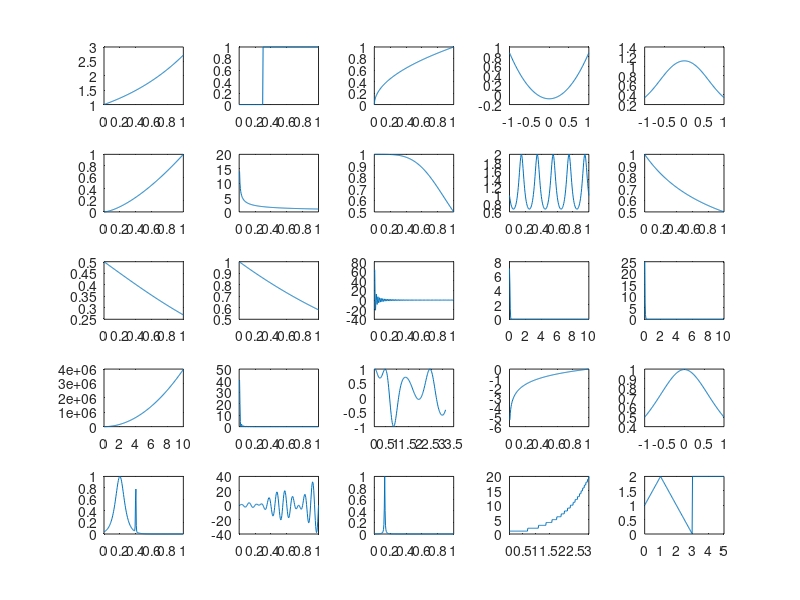

Reproduce this figure in MATLAB. (Note: this script raises an error after producing the figure.)
%% USING CHEBFUN AS AN INTEGRATOR
% Pedro Gonnet, September 2010

%%
% (Chebfun example quad/BatteryTest.m)

%%
% This Example gives an idea of how Chebfun performs as a general-purpose
% integrator.  We apply it to the set of test functions used by
% Kahaner [1], Gander & Gautschi [2], and Gonnet [3]:

funs = {
    @(x) exp(x)
    @(x) double( x >= 0.3 ) 
    @(x) sqrt(x)
    @(x) (23/25) * cosh(x) - cos(x)
    @(x) 1 ./ (x.^4 + x.^2 + 0.9)
    @(x) sqrt( x.^3 )
    @(x) 1 ./ sqrt(x)
    @(x) 1 ./ (1 + x.^4)
    @(x) 2 ./ (2 + sin(10*pi*x))
    @(x) 1 ./ (1 + x)
    @(x) 1 ./ (1 + exp(x))
    @(x) x ./ (exp(x) - 1)
    @(x) sin(100 * pi * x) ./ (pi * x)
    @(x) sqrt(50) * exp(-50*pi*x.^2)
    @(x) 25 * exp(-25*x)
    @(x) 50 / pi * (2500 * x.^2 + 1)
    @(x) 50 * (sin(50*pi*x) ./ (50*pi*x)).^2
    @(x) cos( cos(x) + 3*sin(x) + 2*cos(2*x) + 3*sin(2*x) + 3*cos(3*x) )
    @(x) log(x)
    @(x) 1 ./ (x.^2 + 1.005)
    @(x) 1 ./ cosh( 10 * (x - 0.2) * 2 ) + ...
         1 ./ cosh( 100 * (x - 0.4) * 4 ) + ...
         1 ./ cosh( 1000 * (x - 0.6) * 8 )
    @(x) 4 * pi^2 * x .* sin(20*pi*x) .* cos(2*pi*x)
    @(x) 1 ./ (1 + (230*x - 30).^2)
    @(x) floor(exp(x))
    @(x) (x < 1) .* (x + 1) + ...
         (1 <= x & x <= 3) .* (3 - x) + ...
         (x > 3) * 2
    };
%%
% The intervals of integration are these:
ranges = [ 0 1 ; 0 1 ; 0 1 ; -1 1 ; -1 1 ; 0 1 ; 0 1 ; 0 1 ; 0 1 ; ...
    0 1 ; 0 1 ; 0 1 ; 0 1 ; 0 10 ; 0 10 ; 0 10 ; 0 1 ; 0 pi ; ...
    0 1 ; -1 1 ; 0 1 ; 0 1 ; 0 1 ; 0 3 ; 0 5 ];
%%
% The exact values (computed with Maple) are these:
f_exact = [ 1.7182818284590452354 , 0.7 , 2/3 , 0.4794282266888016674 , ...
    1.5822329637296729331 , 0.4 , 2 , 0.86697298733991103757 , ...
    1.1547005383792515290 , 0.69314718055994530942 , 0.3798854930417224753 , ...
    0.77750463411224827640 , 0.49898680869304550249 , ...
    0.5 , 1 , 0.13263071079267703209e+08 , 0.49898680869304550249 , ...
    0.83867634269442961454 , -1 , 1.5643964440690497731 , ...
    0.16349494301863722618 , -0.63466518254339257343 , ...
    0.013492485649467772692 , 17.664383539246514971 , 7.5 ];
    
%%
% To get an idea of what it is we are integrating, we plot the
% different integrands:
clf
for i = 1:length(funs)
    xx = linspace( ranges(i,1) , ranges(i,2) , 200 );
    subplot(5,5,i); plot( xx , funs{i}(xx) );
end;

%%
% We now create and fill two arrays with the relative errors and times used 
% for each quadrature routine and each function to a relative tolerance 
% of 1e-10.  We create the chebfuns with splitting and blowup on to 
% account for difficult and singular integrands. (For more accurate timing results 
% one could perform each integration, say, 10 times by setting runs=10.)
errs = zeros(25,4);
time = zeros(25,4);
runs = 1; tol = 1e-10;
for i = 1:length(funs)
    
  % Chebfun
  tic
  for k = 1:runs
    q = sum( chebfun( funs{i} , ranges(i,:) , ...
      'splitting' , 'on' , 'blowup' , 'on' ) );
  end
  time(i,1) = toc/runs;
  errs(i,1) = abs( ( q-f_exact(i) ) / f_exact(i) );
    
  % quad
  tic
  for k = 1:runs
    q = quad( funs{i} , ranges(i,1) , ranges(i,2) , tol*f_exact(i) );
  end
  time(i,2) = toc/runs;
  errs(i,2) = abs( ( q-f_exact(i) ) / f_exact(i) );
    
  % quadl
  tic
  for k=1:runs
    q = quadl( funs{i} , ranges(i,1) , ranges(i,2) , tol*f_exact(i) );
  end;
  time(i,3) = toc/runs;
  errs(i,3) = abs( ( q-f_exact(i) ) / f_exact(i) );
    
  % quadgk
  tic
  for k=1:runs
    q = quadgk( funs{i} , ranges(i,1) , ranges(i,2) , 'RelTol' , tol );
  end
  time(i,4) = toc/runs;
  errs(i,4) = abs( ( q-f_exact(i) ) / f_exact(i) );
    
end

%%
% To give an idea of how the algorithms compare, we plot both the times 
% and the achieved accuracies in bar charts.
% First, consider the execution times.  The chart scales these 
% relative to the time required by quadgk.  What we see here is that
% quadl and quadgk are typically about 10 times slower than quadgk,
% and Chebfun is typically about 10 times slower than quadl and quadgk.
clf
barh( time ./ (time(:,4)*ones(1,4) ) ); title('Execution time relative to quadgk');
legend('chebfun','quad','quadl'); axis tight;
set(gca,'XScale','log','YDir','reverse');

scrsz = get(0,'ScreenSize');
set(gcf,'position',[0 0 600 scrsz(4)])

%%
% Now look at accuracies.  The plot shows relative errors
% scaled to the required tolerance of 1e-10.
% Here we see that quad sometimes does better and sometimes
% worse than prescribed; quadl and quadgk usually do better; and
% Chebfun, which is working in its default mode, usually
% gets close to machine precision.
%%
clf
barh( errs / 1e-10 ); title('Relative error (lower is better)');
legend('chebfun','quad','quadl','quadgk');
axis([1e-8 1e12 0 26]);
set(gca,'XScale','log','YDir','reverse');
set(gcf,'position',[0 0 600 scrsz(4)])

%%
% Chebfun fails in one case: the 21st
% function. To see what went wrong in that case, we plot the function and
% its chebfun:
close
xx = linspace(ranges(21,1),ranges(21,2),1023)';
plot( xx , funs{21}(xx) , '-r' );
hold on; plot( chebfun( funs{21} , ranges(21,:) , ...
    'splitting' , 'on' , 'blowup' , 'on' ) ); hold off;

%%
% Evidently Chebfun missed the third spike at x=0.6.
% This can be fixed by increasing minsamples:
q = sum( chebfun( funs{21} , ranges(21,:), ...
    'splitting' , 'on' , 'blowup' , 'on' , 'minsamples', 65) );
abs( ( q - f_exact(21) ) / f_exact(21) )


%%
% References :
%
% [1] David K. Kahaner, "Comparison of numerical quadrature
%     formulas," in Mathematical Software, John R. Rice, ed., Academic
%     Press, 1971, pp. 229-259.
%         
% [2] Walter Gander & Walter Gautschi, "Adaptive quadrature --
%     revisited", BIT Numerical Mathematics, 40(1):84-101, 2000.
%         
% [3] Pedro Gonnet, "Increasing the reliability of adaptive
%     quadrature using explicit interpolants", ACM Transactions on
%     Mathematical Software, 37(3):26:1--26:32, 2010.

